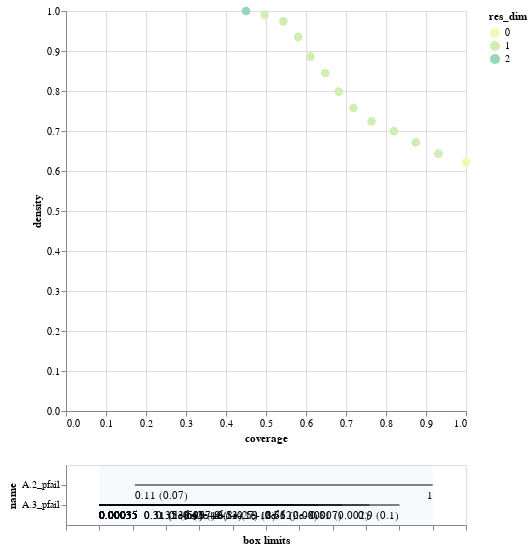

The code cell stored with this chart in its notebook:
### Code cell
# Run this cell for an interactive figure
box_death_0.inspect_tradeoff()

### Figure 1 — Vega-Lite specification as saved in the notebook (floating-point values rounded to 4 significant figures)
{"config": {"view": {"continuousWidth": 400, "continuousHeight": 300}}, "vconcat": [{"data": {"name": "data-9952afde686e5e047295bc88b1fa2415"}, "mark": {"type": "circle", "size": 75}, "encoding": {"color": {"type": "ordinal", "field": "res_dim", "scale": {"range": ["#eff9b6", "#d0edb3", "#97d6b9", "#5dc0c0", "#31a5c2", "#1f80b8", "#2354a3", "#21318d"]}}, "opacity": {"condition": {"value": 1, "selection": "selector001"}, "value": 0.4}, "tooltip": [{"type": "ordinal", "field": "id"}, {"type": "quantitative", "field": "coverage", "format": ".2"}, {"type": "quantitative", "field": "density", "format": ".2"}, {"type": "ordinal", "field": "res_dim"}], "x": {"type": "quantitative", "field": "coverage"}, "y": {"type": "quantitative", "field": "density"}}, "height": 400, "selection": {"selector001": {"type": "single", "fields": ["id"]}}, "width": 400}, {"layer": [{"data": {"name": "data-be23b6ba00d7b406ef30b8d7213d32c2"}, "mark": "rule", "encoding": {"x": {"type": "quantitative", "axis": {"grid": false, "labels": false, "title": "box limits"}, "field": "x_lower", "scale": {"domain": [0, 1], "padding": 0.1}}, "x2": {"field": "x_upper"}, "y": {"type": "nominal", "field": "name", "scale": {"padding": 1.0}}}, "transform": [{"calculate": "(datum.x1-datum.minimum)/(datum.maximum-datum.minimum)", "as": "x_lower"}, {"calculate": "(datum.x2-datum.minimum)/(datum.maximum-datum.minimum)", "as": "x_upper"}, {"filter": {"selection": "selector001"}}], "width": 400}, {"data": {"name": "data-be23b6ba00d7b406ef30b8d7213d32c2"}, "mark": {"type": "text", "align": "left", "baseline": "top", "dy": 5}, "encoding": {"text": {"type": "ordinal", "field": "text"}, "x": {"type": "quantitative", "axis": {"grid": false, "labels": false, "title": "box limits"}, "field": "x_lower", "scale": {"domain": [0, 1], "padding": 0.1}}, "x2": {"field": "x_upper"}, "y": {"type": "nominal", "field": "name", "scale": {"padding": 1.0}}}, "transform": [{"calculate": "(datum.x1-datum.minimum)/(datum.maximum-datum.minimum)", "as": "x_lower"}, {"calculate": "(datum.x2-datum.minimum)/(datum.maximum-datum.minimum)", "as": "x_upper"}, {"filter": {"selection": "selector001"}}, {"calculate": "datum.qp_lower>0?format(datum.x1, \".2\")+\" (\"+format(datum.qp_lower, \".1~g\")+\")\" :format(datum.x1, \".2\")", "as": "text"}], "width": 400}, {"data": {"name": "data-be23b6ba00d7b406ef30b8d7213d32c2"}, "mark": {"type": "text", "align": "right", "baseline": "top", "dy": 5}, "encoding": {"text": {"type": "ordinal", "field": "text"}, "x": {"type": "quantitative", "field": "x_upper"}, "x2": {"field": "x_upper"}, "y": {"type": "nominal", "field": "name", "scale": {"padding": 1.0}}}, "transform": [{"calculate": "(datum.x1-datum.minimum)/(datum.maximum-datum.minimum)", "as": "x_lower"}, {"calculate": "(datum.x2-datum.minimum)/(datum.maximum-datum.minimum)", "as": "x_upper"}, {"filter": {"selection": "selector001"}}, {"calculate": "datum.qp_upper>0?format(datum.x2, \".2\")+\" (\"+format(datum.qp_upper, \".1\")+\")\" :format(datum.x2, \".2\")", "as": "text"}], "width": 400}, {"data": {"name": "data-bb8d07f6df3d47a6a475317795287b23"}, "mark": {"type": "rect", "opacity": 0.05}, "encoding": {"x": {"type": "quantitative", "field": "start"}, "x2": {"field": "end"}}}, {"data": {"name": "data-d751713988987e9331980363e24189ce"}, "mark": "point", "encoding": {"x": {"type": "quantitative", "field": "x"}, "y": {"type": "nominal", "field": "name"}}, "transform": [{"filter": {"selection": "selector001"}}], "width": 400}, {"data": {"name": "data-d751713988987e9331980363e24189ce"}, "mark": {"type": "text", "align": "center", "baseline": "top", "dy": 5}, "encoding": {"text": {"type": "nominal", "field": "item"}, "x": {"type": "quantitative", "field": "x"}, "y": {"type": "nominal", "field": "name"}}, "transform": [{"filter": {"selection": "selector001"}}], "width": 400}]}], "$schema": "https://vega.github.io/schema/vega-lite/v4.8.1.json", "datasets": {"data-9952afde686e5e047295bc88b1fa2415": [{"coverage": 1.0, "density": 0.622, "id": 0, "mass": 1.0, "mean": 0.622, "res_dim": 0}, {"coverage": 0.9309, "density": 0.6433, "id": 1, "mass": 0.9, "mean": 0.6433, "res_dim": 1}, {"coverage": 0.8746, "density": 0.6716, "id": 2, "mass": 0.81, "mean": 0.6716, "res_dim": 1}, {"coverage": 0.8199, "density": 0.6996, "id": 3, "mass": 0.729, "mean": 0.6996, "res_dim": 1}, {"coverage": 0.7637, "density": 0.7241, "id": 4, "mass": 0.656, "mean": 0.7241, "res_dim": 1}, {"coverage": 0.7186, "density": 0.7576, "id": 5, "mass": 0.59, "mean": 0.7576, "res_dim": 1}, {"coverage": 0.6817, "density": 0.7985, "id": 6, "mass": 0.531, "mean": 0.7985, "res_dim": 1}, {"coverage": 0.6479, "density": 0.8449, "id": 7, "mass": 0.477, "mean": 0.8449, "res_dim": 1}, {"coverage": 0.6109, "density": 0.8858, "id": 8, "mass": 0.429, "mean": 0.8858, "res_dim": 1}, {"coverage": 0.5804, "density": 0.9352, "id": 9, "mass": 0.386, "mean": 0.9352, "res_dim": 1}, {"coverage": 0.5434, "density": 0.9741, "id": 10, "mass": 0.347, "mean": 0.9741, "res_dim": 1}, {"coverage": 0.4968, "density": 0.9904, "id": 11, "mass": 0.312, "mean": 0.9904, "res_dim": 1}, {"coverage": 0.4502, "density": 1.0, "id": 12, "mass": 0.28, "mean": 1.0, "res_dim": 2}], "data-be23b6ba00d7b406ef30b8d7213d32c2": [{"x1": 0.0003509, "x2": 0.9001, "name": "A.3_pfail", "id": 1, "minimum": 0.0003509, "maximum": 0.9995, "qp_lower": -1.0, "qp_upper": 0.09897}, {"x1": 0.0003509, "x2": 0.8096, "name": "A.3_pfail", "id": 2, "minimum": 0.0003509, "maximum": 0.9995, "qp_lower": -1.0, "qp_upper": 0.001869}, {"x1": 0.0003509, "x2": 0.729, "name": "A.3_pfail", "id": 3, "minimum": 0.0003509, "maximum": 0.9995, "qp_lower": -1.0, "qp_upper": 6.891e-06}, {"x1": 0.0003509, "x2": 0.6558, "name": "A.3_pfail", "id": 4, "minimum": 0.0003509, "maximum": 0.9995, "qp_lower": -1.0, "qp_upper": 2.271e-08}, {"x1": 0.0003509, "x2": 0.59, "name": "A.3_pfail", "id": 5, "minimum": 0.0003509, "maximum": 0.9995, "qp_lower": -1.0, "qp_upper": 1.621e-12}, {"x1": 0.0003509, "x2": 0.5314, "name": "A.3_pfail", "id": 6, "minimum": 0.0003509, "maximum": 0.9995, "qp_lower": -1.0, "qp_upper": 1.263e-18}, {"x1": 0.0003509, "x2": 0.4771, "name": "A.3_pfail", "id": 7, "minimum": 0.0003509, "maximum": 0.9995, "qp_lower": -1.0, "qp_upper": 7.604e-27}, {"x1": 0.0003509, "x2": 0.429, "name": "A.3_pfail", "id": 8, "minimum": 0.0003509, "maximum": 0.9995, "qp_lower": -1.0, "qp_upper": 1.019e-34}, {"x1": 0.0003509, "x2": 0.386, "name": "A.3_pfail", "id": 9, "minimum": 0.0003509, "maximum": 0.9995, "qp_lower": -1.0, "qp_upper": 1.503e-46}, {"x1": 0.0003509, "x2": 0.3472, "name": "A.3_pfail", "id": 10, "minimum": 0.0003509, "maximum": 0.9995, "qp_lower": -1.0, "qp_upper": 5.966e-57}, {"x1": 0.0003509, "x2": 0.3118, "name": "A.3_pfail", "id": 11, "minimum": 0.0003509, "maximum": 0.9995, "qp_lower": -1.0, "qp_upper": 5.257e-59}, {"x1": 0.1073, "x2": 0.9997, "name": "A.2_pfail", "id": 12, "minimum": 0.0006082, "maximum": 0.9997, "qp_lower": 0.06685, "qp_upper": -1.0}, {"x1": 0.0003509, "x2": 0.3118, "name": "A.3_pfail", "id": 12, "minimum": 0.0003509, "maximum": 0.9995, "qp_lower": -1.0, "qp_upper": 2.413e-58}], "data-bb8d07f6df3d47a6a475317795287b23": [{"start": 0, "end": 1}], "data-d751713988987e9331980363e24189ce": []}}
